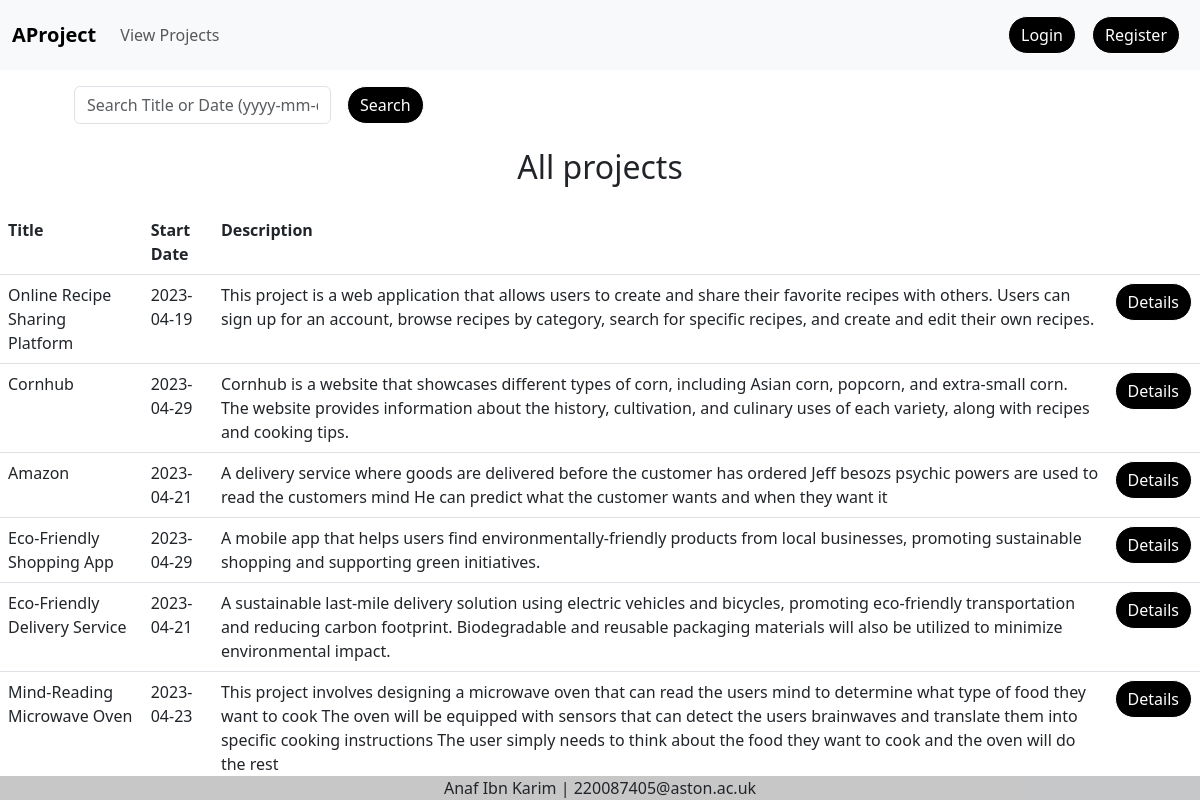
The app's page /projects.php with its own data.
### tables this page shows
CREATE TABLE `projects` (
  `pid` int UNSIGNED NOT NULL,
  `title` varchar(100) NOT NULL,
  `start_date` date DEFAULT NULL,
  `end_date` date DEFAULT NULL,
  `phase` enum('design','development','testing','deployment','complete') DEFAULT NULL,
  `description` varchar(500) DEFAULT NULL,
  `uid` int UNSIGNED NOT NULL
);

### projects.php (the view, shortened to what this page needs)
<!DOCTYPE html>
<html lang="en">
<head>
    <link rel="stylesheet" href="css/main.css">
    <link href="https://cdn.jsdelivr.net/npm/bootstrap@5.3.0-alpha3/dist/css/bootstrap.min.css" rel="stylesheet">
</head>
<body>
    <header>
        <nav class="navbar navbar-expand-lg navbar-light bg-light">
            <div class="container-fluid">
                <a class="navbar-brand" href="projects.php"><b> AProject</b></a>
                <div class="collapse navbar-collapse" id="navbarNav">
                    <ul class="navbar-nav">
                        <li class="nav-item">
                            <a class="nav-link" href="projects.php">View Projects</a>
                        </li>
                    </ul>
                    <ul class="navbar-nav ms-auto">
                    <?php
                        if (!isset($_SESSION['username'])) {
                        ?>
                            <li class='nav-item'>
                                <a class='nav-link' href='index.php'>
                                    <button class='btn btn-primary' type='button'>Login</button>
                                </a>
                            </li>
                            <li class='nav-item'>
                                <a class='nav-link' href='register.php'>
                                    <button class='btn btn-primary' type='button'>Register</button>
                                </a>
                            </li>
                        <?php
                        }
                        ?>
                    </ul>
                </div>
            </div>
        </nav>
    </header>
    <div class="container">
    <form class="form-inline" action="projects.php" method="post">
        <div class="d-flex">
            <div class="form-group mx-sm-3 mb-2">
            <input type="text" name="search" class="form-control" placeholder="Search Title or Date (yyyy-mm-dd)">
            </div>
            <input type="submit" name="submit" class="btn btn-primary mb-2" value="Search">
        </div>
        </form>
    </div>
    <footer class="bg-light text-center text-lg-start fixed-bottom">
        <div class="text-center " style="background-color: rgba(0, 0, 0, 0.2);">
            <p class="text-dark m-0">Anaf Ibn Karim | 220087405@aston.ac.uk</p>
        </div>
    </footer>
</body>
</html>
<?php
require_once "connectdb.php";
echo ("<h2 class='text-center mb-4'>All projects</h2>");
try {
    $query = "select * from projects ";
    $rows = $db->query($query);
    if ($rows && $rows->rowCount() > 0) {?>
		<div class="row justify-content-center">
    		<div class="col-auto">
        		<table cellspacing="0" cellpadding="5" id="myTable" class="table table-responsive">
            		<tr>
                		<th><b>Title</b></th>
               			 <th><b>Start Date</b></th>
               			 <th><b>Description</b></th>
              			 <th><b></b></th>
           		 	</tr>
            </div>
    	</div>
            <?php
        while ($row = $rows->fetch()) {
            echo ("<tr><td>" . $row['title'] . "</td>");
            echo ("<td>" . $row['start_date'] . "</td>");
            echo ("<td>" . $row['description'] . "</td>");
            echo ("<td>" . $row['delete'] . "<button class='btn btn-primary' onclick='openDialog(
                \"" . $row['title'] . "\",
                \"" . $row['start_date'] . "\",
                \"" . $row['end_date'] . "\",
                \"" . $row['phase'] . "\",
                \"" . $row['description'] . "\",
                \"" . $row['pid'] . "\",
                \"" . $row['uid'] . "\"
                )'>Details</button></td></tr>");
        }
    } else {
        echo ("<p class='text-center'>No Projects in the list.</p>");
    }
} catch (PDOException $e) {
    echo ("Sorry, a database error occurred! <br>");
    echo ("Error details: <em>" . $e->getMessage() . "</em>");
}
?>

### css/main.css (style rules this page uses)
div.d-flex { margin: 1em; }
table { display: block; margin-inline: auto; max-width: 80em; }
.btn { border-radius: 100em !important; border-color: white !important; }
.btn-primary { background-color: black !important; }

### records on screen
projects: title "Online Recipe Sharing Platform", start_date "2023-04-19", description "This project is a web application that allows users to create and share their favorite recipes with others. Users can sign up for an account, browse recipes by category, search for specific recipes, and create and edit their own recipes."
projects: title "Cornhub", start_date "2023-04-29", description "Cornhub is a website that showcases different types of corn, including Asian corn, popcorn, and extra-small corn. The website provides information about the history, cultivation, and culinary uses of each variety, along with recipes and cooking tips."
projects: title "Amazon", start_date "2023-04-21", description "A delivery service where goods are delivered before the customer has ordered Jeff besozs psychic powers are used to read the customers mind He can predict what the customer wants and when they want it"
projects: title "Eco-Friendly Shopping App", start_date "2023-04-29", description "A mobile app that helps users find environmentally-friendly products from local businesses, promoting sustainable shopping and supporting green initiatives."
projects: title "Eco-Friendly Delivery Service", start_date "2023-04-21", description "A sustainable last-mile delivery solution using electric vehicles and bicycles, promoting eco-friendly transportation and reducing carbon footprint. Biodegradable and reusable packaging materials will also be utilized to minimize environmental impact."
projects: title "Mind-Reading Microwave Oven", start_date "2023-04-23", description "This project involves designing a microwave oven that can read the users mind to determine what type of food they want to cook The oven will be equipped with sensors that can detect the users brainwaves and translate them into specific cooking instructions The user simply needs to think about the food they want to cook and the oven will do the rest"
